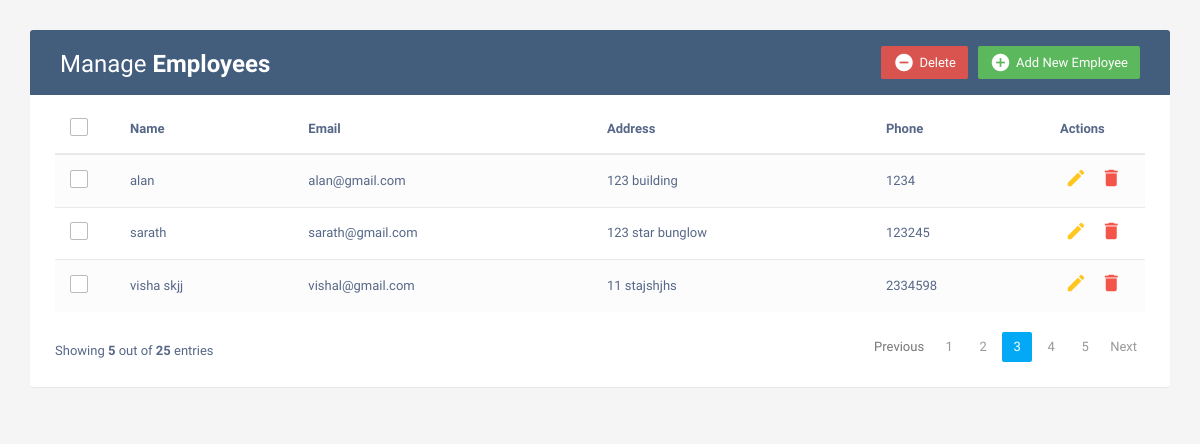
The page /home on the database its author committed.
### crud_app/models.py (models this page shows, shortened)
class Employees(models.Model):
    name  = models.CharField( max_length=200)
    email = models.EmailField(max_length=100)
    address = models.TextField()
    phone = models.IntegerField()

### crud_app/views.py (the view)
# urls.py: path('home',views.INDEX,name='home'),
@cache_control(no_cache=True,must_revalidate=True,no_store=True)
def INDEX(request):
    emp = Employees.objects.all()
    context = {
        'emp':emp,
    }
    return render(request,'index.html',context)

### templates/index.html (shortened to what this page needs)
<!DOCTYPE html>
<html lang="en">
<head>
<link rel="stylesheet" href="https://maxcdn.bootstrapcdn.com/font-awesome/4.7.0/css/font-awesome.min.css">
<link rel="stylesheet" href="https://maxcdn.bootstrapcdn.com/bootstrap/3.3.7/css/bootstrap.min.css">
  <body>
    <div class="container">
        <div class="table-wrapper">
            <div class="table-title">
                <div class="row">
                    <div class="col-sm-6">
						<h2>Manage <b>Employees</b></h2>
					</div>
					<div class="col-sm-6">
						<a href="#addEmployeeModal" class="btn btn-success" data-toggle="modal"><i class="material-icons">&#xE147;</i> <span>Add New Employee</span></a>
						<a href="#deleteEmployeeModal" class="btn btn-danger" data-toggle="modal"><i class="material-icons">&#xE15C;</i> <span>Delete</span></a>
					</div>
                </div>
            </div>
            <table class="table table-striped table-hover">
                <thead>
                    <tr>
						<th>
							<span class="custom-checkbox">
								<label for="selectAll"></label>
							</span>
						</th>
                        <th>Name</th>
                        <th>Email</th>
						<th>Address</th>
                        <th>Phone</th>
                        <th>Actions</th>
                    </tr>
                </thead>
                <tbody>
					{% for i in emp %}
                    <tr>
						<td>
							<span class="custom-checkbox">
								<label for="checkbox1"></label>
							</span>
						</td>
                        <td>{{ i.name }}</td>
                        <td>{{ i.email }}</td>
						<td>{{ i.address }}</td>
                        <td>{{ i.phone }}</td>
                        <td>
                            <a href="#editEmployeeModal-{{forloop.counter}}" class="edit" data-toggle="modal"><i class="material-icons" data-toggle="tooltip" title="Edit">&#xE254;</i></a>
                            <a href="#deleteEmployeeModal-{{forloop.counter}}" class="delete" data-toggle="modal"><i class="material-icons" data-toggle="tooltip" title="Delete">&#xE872;</i></a>
                        </td>
                    </tr>
					{% endfor %}
				</tbody>
            </table>
			<div class="clearfix">
                <div class="hint-text">Showing <b>5</b> out of <b>25</b> entries</div>
                <ul class="pagination">
                    <li class="page-item disabled"><a href="#">Previous</a></li>
                    <li class="page-item"><a href="#" class="page-link">1</a></li>
                    <li class="page-item"><a href="#" class="page-link">2</a></li>
                    <li class="page-item active"><a href="#" class="page-link">3</a></li>
                    <li class="page-item"><a href="#" class="page-link">4</a></li>
                    <li class="page-item"><a href="#" class="page-link">5</a></li>
                    <li class="page-item"><a href="#" class="page-link">Next</a></li>
                </ul>
            </div>
        </div>
    </div>
</body>
</html>

### templates/index.html (style rules this page uses)
body { color: #566787; background: #f5f5f5; font-family: 'Varela Round', sans-serif; font-size: 13px; }
.table-wrapper { background: #fff; padding: 20px 25px; margin: 30px 0; border-radius: 3px; box-shadow: 0 1px 1px rgba(0,0,0,.05); }
.table-title { padding-bottom: 15px; background: #435d7d; color: #fff; padding: 16px 30px; margin: -20px -25px 10px; border-radius: 3px 3px 0 0; }
.table-title h2 { margin: 5px 0 0; font-size: 24px; }
.table-title .btn { color: #fff; float: right; font-size: 13px; border: none; min-width: 50px; border-radius: 2px; border: none; outline: none !important; margin-left: 10px; }
.table-title .btn i { float: left; font-size: 21px; margin-right: 5px; }
.table-title .btn span { float: left; margin-top: 2px; }
table.table tr th, table.table tr td { border-color: #e9e9e9; padding: 12px 15px; vertical-align: middle; }
table.table tr th:first-child { width: 60px; }
table.table tr th:last-child { width: 100px; }
table.table-striped tbody tr:nth-of-type(odd) { background-color: #fcfcfc; }
table.table td:last-child i { opacity: 0.9; font-size: 22px; margin: 0 5px; }
table.table td a { font-weight: bold; color: #566787; display: inline-block; text-decoration: none; outline: none !important; }
table.table td a.edit { color: #FFC107; }
table.table td a.delete { color: #F44336; }
table.table td i { font-size: 19px; }
.pagination { float: right; margin: 0 0 5px; }
.pagination li a { border: none; font-size: 13px; min-width: 30px; min-height: 30px; color: #999; margin: 0 2px; line-height: 30px; border-radius: 2px !important; text-align: center; padding: 0 6px; }
.pagination li.active a, .pagination li.active a.page-link { background: #03A9F4; }
.hint-text { float: left; margin-top: 10px; font-size: 13px; }
.custom-checkbox { position: relative; }
.custom-checkbox label:before { width: 18px; height: 18px; }
.custom-checkbox label:before { content: ''; margin-right: 10px; display: inline-block; vertical-align: text-top; background: white; border: 1px solid #bbb; border-radius: 2px; box-sizing: border-box; z-index: 2; }

### rows shown on the page
Employees: name "alan", email "alan@gmail.com", address "123 building", phone "1234"
Employees: name "sarath", email "sarath@gmail.com", address "123 star bunglow", phone "123245"
Employees: name "visha skjj", email "vishal@gmail.com", address "11 stajshjhs", phone "2334598"
